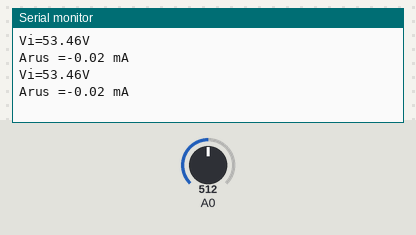
Bench run of a sketch on a simulated ESP8266 (NodeMCU). On the bench: the last lines printed to the serial monitor. The inputs (shaded band) are chosen by the test bench; at power-on: A0 = 512. WiFi joins after 1.5 s; servers stay silent unless stated.

Above: at 3.0 s.
3.1 s: A0 set to 716
At 4.4 s:
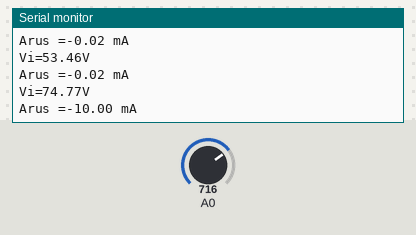
4.6 s: A0 set to 900
At 5.1 s:
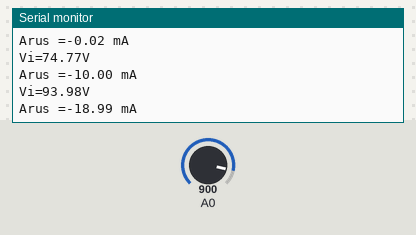
Timing chart, 0 to 7.6 s (numbered marks = the images above; inputs shaded):
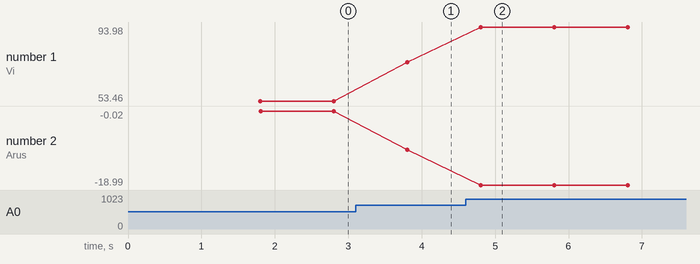

Measured:
- after the input at 3.1 s, the serial monitor: prints a new line after 0.70 s (image 1)
- after the input at 4.6 s, the serial monitor: prints a new line after 0.20 s (image 2)
- plotted number 1: 53.46 → 74.77 after the input at 3.1 s, 74.77 → 93.98 after the input at 4.6 s
- plotted number 2: -0.02 → -10 after the input at 3.1 s, -10 → -18.99 after the input at 4.6 s

The sketch:

Arduino_Sketch02.ino
```cpp
#include <Blynk.h>

#include <ESP8266WiFi.h>
#include <SPI.h>
#include <Wire.h>
#include <BlynkSimpleEsp8266.h>
#define BLYNK_PRINT Serial
float Vo, Vi, R1, R2, adc;

// initialize the library with the numbers of the interfacepins

float value = 0;
float rev = 0;

float arus, kec, teg ;
unsigned long previousMillis1 = 0;
unsigned long previousMillis2 = 0;
unsigned long previousMillis3 = 0;
// constants won't change:
const long interval = 1000;

char ssid[] = "Wifi gratis";
char pass[] = "masihyangdulu";
char auth[] = "yMmVfhjtrHLnq8RfUleAlddPXv89HwIb";

void setup() {

  // put your setup code here, to run once:
  Serial.begin(9600);
  Blynk.begin(auth, ssid, pass);


  Serial.begin(9600);
  R1 = 100000.0;
  R2 = 4700.0;

}


void loop() {
  Blynk.run();
  unsigned long currentMillis = millis();

    //unsigned long currentMillis = millis();
    if (currentMillis - previousMillis1 >= interval) {
      // save the last time you blinked the LED
      previousMillis1 = currentMillis;
      adc = analogRead(A0);
      Vo = (adc * 4.8) / 1024.0;
      Vi = Vo / (R2 / (R1 + R2));
      if (Vi < 0.09) {
        Vi = 0.0;
      }
      //Vi =adc*0.06-14;
      //if(adc<=0){Vi=0;}

      Blynk.virtualWrite(V3, Vi);

      Serial.print("Vi=");
      Serial.print(Vi);
      Serial.println("V");
      //delay(500);
    }


    //sensor arus DC
    if (currentMillis - previousMillis2 >= interval) {
      // save the last time you blinked the LED
      previousMillis2 = currentMillis;
      float byts = analogRead(A0);
      float volts = (byts / 1023) * 5;
      float arus = (2.50 - volts) / 0.100;

      Blynk.virtualWrite(V1, arus);
      //delay(1);

      Serial.print("Arus =");
      Serial.print(arus);
      Serial.println(" mA");
      //delay(500);
    }


}
```
